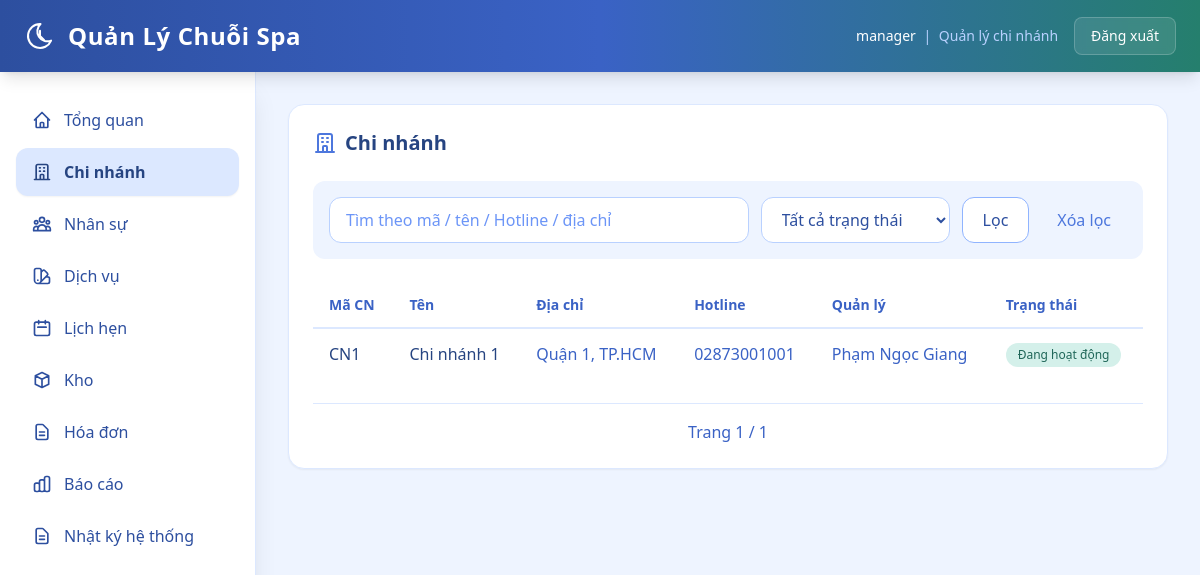
Screenshot of /web/branches (signed in) with the database file from the repository.
### backend/models.py (models this page shows, shortened)
class TimestampMixin:
    created_at = db.Column(db.DateTime, nullable=False, default=datetime.utcnow)
    updated_at = db.Column(
        db.DateTime,
        nullable=False,
        default=datetime.utcnow,
        onupdate=datetime.utcnow,
    )

class User(db.Model, TimestampMixin):
    __tablename__ = "users"
    id = db.Column(db.Integer, primary_key=True)
    username = db.Column(db.String(64), nullable=False, unique=True, index=True)
    password_hash = db.Column(db.String(255), nullable=False)
    role = db.Column(db.String(32), nullable=False, default="branch_manager")
    branch_id = db.Column(db.Integer, db.ForeignKey("branches.id"), nullable=True, index=True)
    staff_id = db.Column(db.Integer, db.ForeignKey("staffs.id"), nullable=True, index=True)
    is_active = db.Column(db.Boolean, nullable=False, default=True)
    branch = db.relationship("Branch", lazy="joined")
    staff = db.relationship("Staff", lazy="joined")
    @property
    def is_super_admin(self) -> bool:
        return self.role == "super_admin"

class Branch(db.Model, TimestampMixin):
    __tablename__ = "branches"
    id = db.Column(db.Integer, primary_key=True)
    branch_code = db.Column(db.String(16), nullable=True, unique=True, index=True)
    name = db.Column(db.String(255), nullable=False, unique=True)
    address = db.Column(db.String(500), nullable=True)
    phone = db.Column(db.String(32), nullable=True, unique=True)
    manager_name = db.Column(db.String(255), nullable=True)
    manager_staff_id = db.Column(db.Integer, db.ForeignKey("staffs.id"), nullable=True, index=True)
    status = db.Column(db.String(32), nullable=False, default="active")
    manager_staff = db.relationship("Staff", foreign_keys=[manager_staff_id], lazy="joined")

class Staff(db.Model, TimestampMixin):
    __tablename__ = "staffs"
    id = db.Column(db.Integer, primary_key=True)
    branch_id = db.Column(db.Integer, db.ForeignKey("branches.id"), nullable=False, index=True)
    full_name = db.Column(db.String(255), nullable=False)
    phone = db.Column(db.String(32), nullable=True, unique=True, index=True)
    title = db.Column(db.String(64), nullable=True)
    status = db.Column(db.String(32), nullable=False, default="active")
    start_date = db.Column(db.Date, nullable=True)
    note = db.Column(db.String(500), nullable=True)
    branch = db.relationship("Branch", foreign_keys=[branch_id], lazy="joined")

### backend/web_modules/chi_nhanh.py (the view, shortened to what this page needs)
@web_bp.get("/branches")
@roles_required("super_admin", "branch_manager")
def branches():
    user = g.web_user
    q = parse_text(request.args.get("q"))
    status = normalize_choice(request.args.get("status"), {"active", "inactive"}, "")
    edit_id = parse_int(request.args.get("edit_id"))
    page = parse_page(request.args.get("page"), default=1)
    query = Branch.query
    if not user.is_super_admin:
        query = query.filter(Branch.id == user.branch_id)
    if status:
        query = query.filter(Branch.status == status)
    pager = paginate(query.order_by(Branch.id.asc()), page=page, per_page=8)
    edit_row = None
    manager_options: list[Staff] = []
    if user.is_super_admin and edit_id:
        edit_row = db.session.get(Branch, edit_id)
        if edit_row is None:
            return branches_error("Không tìm thấy chi nhánh.", page=page, q=q, status=status)
        manager_options = list_branch_manager_candidates(edit_row.id, edit_row.manager_staff_id)
    form_data = {
        "branch_id": edit_row.id if edit_row else None,
        "branch_code": edit_row.branch_code if edit_row else "",
        "name": edit_row.name if edit_row else "",
        "address": edit_row.address if edit_row else "",
        "phone": edit_row.phone if edit_row else "",
        "manager_staff_id": edit_row.manager_staff_id if edit_row else None,
        "status": edit_row.status if edit_row else "active",
    }
    return render_template(
        "web/branches.html",
        rows=pager.items,
        pager=pager,
        q=q,
        status=status,
        edit_mode=bool(edit_row),
        form_data=form_data,
        manager_options=manager_options,
        can_edit=user.is_super_admin,
    )

### backend/templates/web/branches.html (shortened to what this page needs)
{% extends "web/base.html" %}
{% block content %}
  <section class="bg-white rounded-2xl shadow-sm border border-spa-100 p-6 mb-6">
    <h2 class="text-xl font-bold text-spa-800 mb-6 flex items-center gap-2">
      <svg class="w-6 h-6 text-spa-500" fill="none" stroke="currentColor" viewBox="0 0 24 24"><path stroke-linecap="round" stroke-linejoin="round" stroke-width="2" d="M19 21V5a2 2 0 00-2-2H7a2 2 0 00-2 2v16m14 0h2m-2 0h-5m-9 0H3m2 0h5M9 7h1m-1 4h1m4-4h1m-1 4h1m-5 10v-5a1 1 0 011-1h2a1 1 0 011 1v5m-4 0h4"/></svg>
      Chi nhánh
    </h2>
    <form method="get" class="flex flex-wrap items-center gap-3 mb-6 p-4 bg-spa-50 rounded-xl">
      <input type="text" name="q" value="{{ q }}" placeholder="Tìm theo mã / tên / Hotline / địa chỉ"
        class="flex-1 min-w-[250px] px-4 py-2.5 rounded-xl border border-spa-200 bg-white text-spa-700 placeholder-spa-400 focus:border-spa-400 focus:ring-4 focus:ring-spa-100 outline-none transition-all">
      <select name="status"
        class="px-4 py-2.5 rounded-xl border border-spa-200 bg-white text-spa-700 focus:border-spa-400 focus:ring-4 focus:ring-spa-100 outline-none transition-all min-w-[180px]">
        <option value="">Tất cả trạng thái</option>
      </select>
      <button type="submit" class="px-5 py-2.5 rounded-xl border border-spa-300 bg-white text-spa-700 hover:bg-spa-50 font-medium transition-all">
        Lọc
      </button>
      <a href="{{ url_for('web.branches') }}" class="px-4 py-2.5 rounded-xl text-spa-500 hover:text-spa-700 hover:bg-spa-100 transition-all">
        Xóa lọc
      </a>
    </form>
    <div class="overflow-x-auto">
      <table class="w-full">
        <thead>
          <tr class="border-b-2 border-spa-100">
            <th class="text-left py-3 px-4 text-sm font-semibold text-spa-600">Mã CN</th>
            <th class="text-left py-3 px-4 text-sm font-semibold text-spa-600">Tên</th>
            <th class="text-left py-3 px-4 text-sm font-semibold text-spa-600">Địa chỉ</th>
            <th class="text-left py-3 px-4 text-sm font-semibold text-spa-600">Hotline</th>
            <th class="text-left py-3 px-4 text-sm font-semibold text-spa-600">Quản lý</th>
            <th class="text-left py-3 px-4 text-sm font-semibold text-spa-600">Trạng thái</th>
          </tr>
        </thead>
        <tbody class="divide-y divide-spa-50">
          {% for row in rows %}
            <tr class="hover:bg-spa-50/50 transition-colors">
              <td class="py-3 px-4 text-spa-800 font-medium">{{ row.branch_code or ('CN' ~ row.id) }}</td>
              <td class="py-3 px-4 text-spa-800 font-medium">{{ row.name }}</td>
              <td class="py-3 px-4 text-spa-600">{{ row.address or "-" }}</td>
              <td class="py-3 px-4 text-spa-600">{{ row.phone or '-' }}</td>
              <td class="py-3 px-4 text-spa-600">
                {% if row.manager_staff %}
                  {{ row.manager_staff.full_name }}
                {% else %}
                  <a
                    href="{{ url_for('web.staff', branch_id=row.id) }}#staff-editor"
                    class="inline-flex px-3 py-1.5 rounded-lg bg-spa-100 text-spa-700 hover:bg-spa-200 text-sm font-medium transition-all"
                  >Thêm quản lý</a>
                {% endif %}
              </td>
              <td class="py-3 px-4">
                <span class="inline-flex px-3 py-1 rounded-full text-xs font-medium
                  {% if row.status == 'active' %}bg-sage-100 text-sage-700{% else %}bg-spa-200 text-spa-600{% endif %}">
                  {{ 'Đang hoạt động' if row.status == 'active' else 'Ngừng hoạt động' }}
                </span>
              </td>
            </tr>
          {% else %}
            <tr><td colspan="{{ 7 if can_edit else 6 }}" class="py-8 text-center text-spa-400">Không có dữ liệu.</td></tr>
          {% endfor %}
        </tbody>
      </table>
    </div>
    <div class="flex items-center justify-center gap-4 mt-6 pt-4 border-t border-spa-100">
      <span class="text-spa-600">Trang {{ pager.page }} / {{ pager.pages or 1 }}</span>
    </div>
  </section>
{% endblock %}

### backend/templates/web/base.html (shortened to what this page needs)
<!doctype html>
<html lang="vi">
  <head>
    <script src="https://cdn.tailwindcss.com"></script>
  </head>
  <body class="bg-spa-50 h-screen overflow-hidden">
    <header class="fixed inset-x-0 top-0 z-40 bg-gradient-to-r from-spa-700 via-spa-600 to-sage-600 text-white shadow-lg">
      <div class="max-w-full mx-auto h-[72px] px-6 flex items-center justify-between">
        <h1 class="text-2xl font-semibold tracking-wide flex items-center gap-3">
          Quản Lý Chuỗi Spa
        </h1>
        <div class="flex items-center gap-4">
          {% if web_user %}
            <span class="text-spa-100 text-sm">
              <span class="font-medium text-white">{{ web_user.username }}</span>
              <span class="text-spa-200 mx-1">|</span>
              <span class="text-spa-200">{{ role_label(web_user.role) }}</span>
            </span>
            <form method="post" action="{{ url_for('web.logout') }}" class="inline">
              <button type="submit" class="bg-white/10 hover:bg-white/20 text-white px-4 py-2 rounded-lg text-sm font-medium transition-all duration-200 backdrop-blur-sm border border-white/20">
                Đăng xuất
              </button>
            </form>
          {% endif %}
        </div>
      </div>
    </header>
    <aside class="fixed top-[72px] left-0 bottom-0 z-30 w-64 bg-white shadow-xl border-r border-spa-100 overflow-y-auto">
        <nav class="py-6 px-4 space-y-1">
          {% if can_access_menu('dashboard') %}
            <a href="{{ url_for('web.dashboard') }}" class="sidebar-link flex items-center gap-3 px-4 py-3 rounded-xl text-spa-700 hover:bg-spa-100 ">
              <svg class="w-5 h-5" fill="none" stroke="currentColor" viewBox="0 0 24 24"><path stroke-linecap="round" stroke-linejoin="round" stroke-width="2" d="M3 12l2-2m0 0l7-7 7 7M5 10v10a1 1 0 001 1h3m10-11l2 2m-2-2v10a1 1 0 01-1 1h-3m-6 0a1 1 0 001-1v-4a1 1 0 011-1h2a1 1 0 011 1v4a1 1 0 001 1m-6 0h6"/></svg>
              Tổng quan
            </a>
          {% endif %}
          {% if can_access_menu('branches') %}
            <a href="{{ url_for('web.branches') }}" class="sidebar-link flex items-center gap-3 px-4 py-3 rounded-xl text-spa-700 hover:bg-spa-100 {% if request.path.startswith('/web/branches') %}bg-spa-100 text-spa-800 font-semibold shadow-sm{% endif %}">
              <svg class="w-5 h-5" fill="none" stroke="currentColor" viewBox="0 0 24 24"><path stroke-linecap="round" stroke-linejoin="round" stroke-width="2" d="M19 21V5a2 2 0 00-2-2H7a2 2 0 00-2 2v16m14 0h2m-2 0h-5m-9 0H3m2 0h5M9 7h1m-1 4h1m4-4h1m-1 4h1m-5 10v-5a1 1 0 011-1h2a1 1 0 011 1v5m-4 0h4"/></svg>
              Chi nhánh
            </a>
          {% endif %}
          {% if can_access_menu('staff') %}
            <a href="{{ url_for('web.staff') }}" class="sidebar-link flex items-center gap-3 px-4 py-3 rounded-xl text-spa-700 hover:bg-spa-100 ">
              Nhân sự
            </a>
          {% endif %}
          {% if can_access_menu('services') %}
            <a href="{{ url_for('web.services') }}" class="sidebar-link flex items-center gap-3 px-4 py-3 rounded-xl text-spa-700 hover:bg-spa-100 ">
              Dịch vụ
            </a>
          {% endif %}
          {% if can_access_menu('appointments') %}
            <a href="{{ url_for('web.appointments') }}" class="sidebar-link flex items-center gap-3 px-4 py-3 rounded-xl text-spa-700 hover:bg-spa-100 ">
              <svg class="w-5 h-5" fill="none" stroke="currentColor" viewBox="0 0 24 24"><path stroke-linecap="round" stroke-linejoin="round" stroke-width="2" d="M8 7V3m8 4V3m-9 8h10M5 21h14a2 2 0 002-2V7a2 2 0 00-2-2H5a2 2 0 00-2 2v12a2 2 0 002 2z"/></svg>
              Lịch hẹn
            </a>
          {% endif %}
          {% if can_access_menu('inventory') %}
            <a href="{{ url_for('web.inventory') }}" class="sidebar-link flex items-center gap-3 px-4 py-3 rounded-xl text-spa-700 hover:bg-spa-100 ">
              <svg class="w-5 h-5" fill="none" stroke="currentColor" viewBox="0 0 24 24"><path stroke-linecap="round" stroke-linejoin="round" stroke-width="2" d="M20 7l-8-4-8 4m16 0l-8 4m8-4v10l-8 4m0-10L4 7m8 4v10M4 7v10l8 4"/></svg>
              Kho
            </a>
          {% endif %}
          {% if can_access_menu('invoices') %}
            <a href="{{ url_for('web.invoices') }}" class="sidebar-link flex items-center gap-3 px-4 py-3 rounded-xl text-spa-700 hover:bg-spa-100 ">
              <svg class="w-5 h-5" fill="none" stroke="currentColor" viewBox="0 0 24 24"><path stroke-linecap="round" stroke-linejoin="round" stroke-width="2" d="M9 12h6m-6 4h6m2 5H7a2 2 0 01-2-2V5a2 2 0 012-2h5.586a1 1 0 01.707.293l5.414 5.414a1 1 0 01.293.707V19a2 2 0 01-2 2z"/></svg>
              Hóa đơn
            </a>
          {% endif %}
          {% if can_access_menu('reports') %}
            <a href="{{ url_for('web.reports') }}" class="sidebar-link flex items-center gap-3 px-4 py-3 rounded-xl text-spa-700 hover:bg-spa-100 ">
              Báo cáo
            </a>
          {% endif %}
          {% if can_access_menu('activity_logs') %}
            <a href="{{ url_for('web.activity_logs') }}" class="sidebar-link flex items-center gap-3 px-4 py-3 rounded-xl text-spa-700 hover:bg-spa-100 ">
              <svg class="w-5 h-5" fill="none" stroke="currentColor" viewBox="0 0 24 24"><path stroke-linecap="round" stroke-linejoin="round" stroke-width="2" d="M9 12h6m-6 4h6m2 5H7a2 2 0 01-2-2V5a2 2 0 012-2h5.586a1 1 0 01.707.293l5.414 5.414a1 1 0 01.293.707V19a2 2 0 01-2 2z"/></svg>
              Nhật ký hệ thống
            </a>
          {% endif %}
        </nav>
      </aside>
      <main class="fixed top-[72px] left-64 right-0 bottom-0 overflow-y-auto p-8">
        <div class="max-w-7xl mx-auto">
          {% block content %}{% endblock %}
        </div>
      </main>
  </body>
</html>

### rows the page displays
User: username "manager", role "Quản lý chi nhánh"
Branch: branch_code "CN1", name "Chi nhánh 1", address "Quận 1, TP.HCM", phone "02873001001", manager_staff.full_name "Phạm Ngọc Giang", status "Đang hoạt động"

### other values shown
{{ pager.page }} "1"
{{ pager.pages or 1 }} "1"
